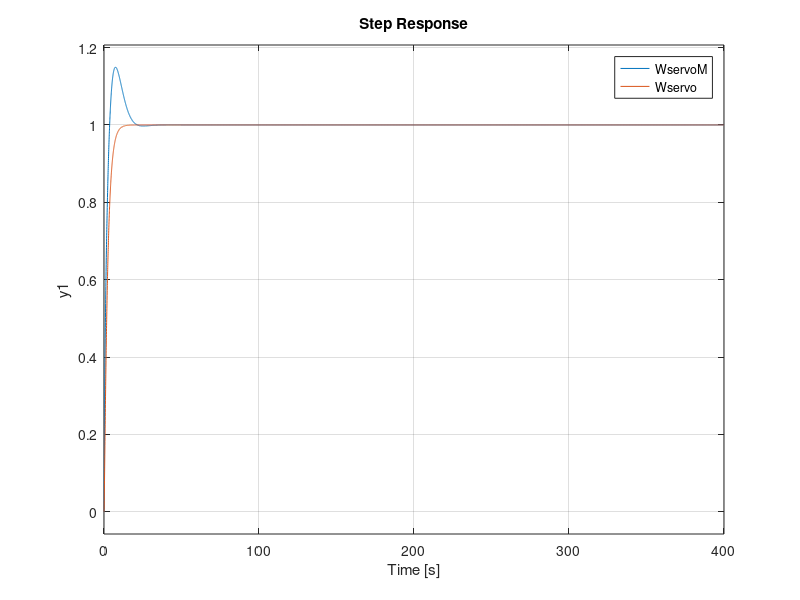
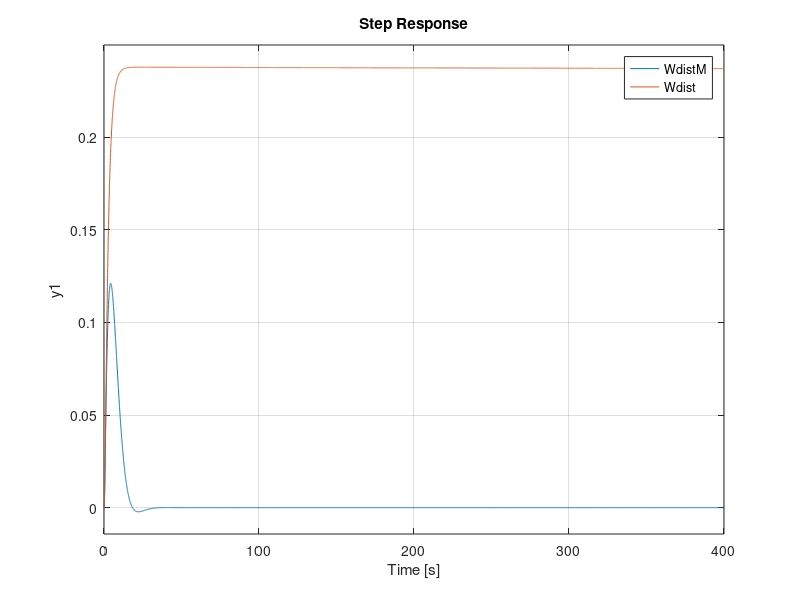

Recreate these plots in MATLAB, in order.
% Пошук оптимального значення PID регулятора
clear all
% Перевірка середовища виконання
if exist('OCTAVE_VERSION', 'builtin') ~= 0,
  disp('Running in Octave');
  pkg load control;
else
  disp('Running in Matlab');
end;

% Характеристики двигуна постійного струму
J = 0.01; % Момент інерції
b = 0.1;  % Момент тертя
K = 0.01; % Електрична постійна
R = 1;    % Опір якоря
L = 0.5;  % Індуктивність якоря

% Передатна функція двигуна ПС
s=tf('s')
DC_motor = K/(s*((J*s+b)*(L*s+R)+K^2))


% Передатна функція PID регулятора
TF_pid=@(Kpid) pid(Kpid(1),Kpid(2),Kpid(3));

% Передатні функція сервоприводу
TF_servo=@(Kpid) feedback(DC_motor*TF_pid(Kpid));
TF_error=@(Kpid) feedback(1,DC_motor*TF_pid(Kpid));
TF_disturbance=@(Kpid) feedback(DC_motor,TF_pid(Kpid));

% Значення налаштувань PID регулятора 
KP=6
KI=1
KD=5

% Функція оптимізації
qscore=@(Kpid) norm(TF_servo(Kpid));

% Пошук оптимального рішення
options = optimset('TolX',1e-6,'Display','iter','TolFun',1e-10);
Opt_pid=fminsearch(qscore,[KP,KI,KD])

% Передатна функція сервоприводу з ручними налаштуваннями
WservoM=TF_servo([KP,KI,KD])
WdistM=TF_disturbance([KP,KI,KD])
% Передатна функція сервоприводу з оптимізованими налаштуваннями
Wservo=TF_servo(Opt_pid)
Wdist=TF_disturbance(Opt_pid)
% Порівняння перехідних процесів
figure(1)
step(WservoM,Wservo);
figure(2)
step(WdistM,Wdist);


% Порівняння показників якості
printf("Ручні налаштування :[ ");
printf("%g ",[KP,KI,KD]);
printf("]; ");
printf("Q = %f\n",qscore([KP,KI,KD]));

printf("Оптимізовані налаштування :[ ");
printf("%g ",Opt_pid);
printf("]; ");
printf("Q = %f\n",qscore(Opt_pid));
